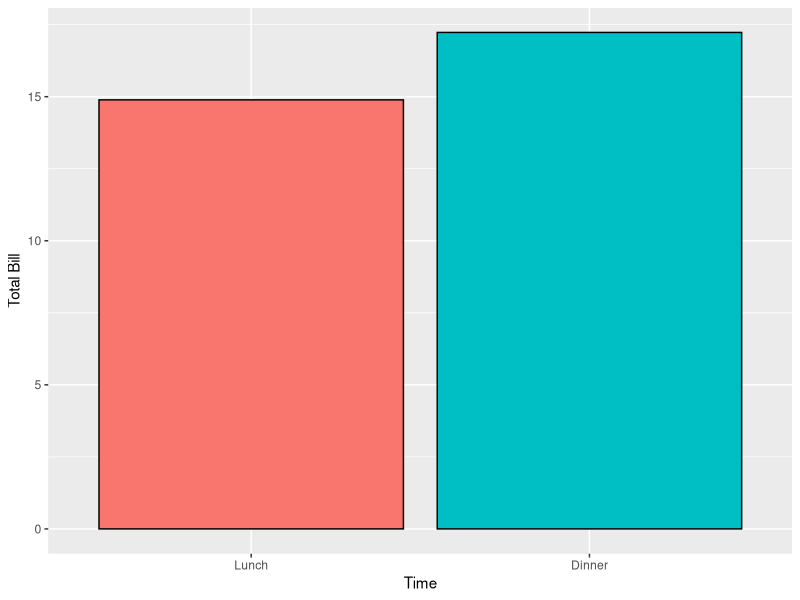

Write the R code that produced this figure.
# This example is based on the "Bar and line graphs" example
# from "Cookbook for R", by Winston Chang. The original is available
# at http://www.cookbook-r.com/Graphs/Bar_and_line_graphs_(ggplot2)/.
# This work is licensed under the
# Creative Commons Attribution-Share Alike 3.0 Unported License
# https://creativecommons.org/licenses/by-sa/3.0/

# Output as image files for easier viewing in browser
options(device="png")

# Load some example data:
#   time total_bill
#  Lunch      14.89
# Dinner      17.23
df <- data.frame(time = factor(c("Lunch","Dinner"), levels=c("Lunch","Dinner")),
                 total_bill = c(14.89, 17.23))

# Load the ggplot2 library
library(ggplot2)

# Plot the example data:
ggplot(data=df, aes(x=time, y=total_bill, fill=time)) +
    geom_bar(colour="black", stat="identity") +
    guides(fill=FALSE) +
    ylab("Total Bill") +
    xlab("Time")
    
# Explanation
# ===========
#
# To plot a very basic bar graph:
#
#     ggplot(data=df, aes(x=time, y=total_bill)) +
#         geom_bar(stat="identity")
#
# The ggplot function sets up new graph, and the geom_bar function adds the bars into it.
# More documentation: http://docs.ggplot2.org/current/geom_bar.html
#
# Colored bars
# ------------
# 
# Use a 'fill' argument to color the bars:
#
#     ggplot(data=df, aes(x=time, y=total_bill, fill=time)) +
#         geom_bar(stat="identity")
#
#
# Outline
# -------
#
# Use a 'color' argument to the geom_bar method to add a colored outline:
#
#     ggplot(data=df, aes(x=time, y=total_bill, fill=time)) +
#         geom_bar(colour="black", stat="identity")
#
# Remove the legend
# -----------------
#
# Remove the legend by setting the 'fill' argument in the 'guides' method to FALSE:
#
#    ggplot(data=df, aes(x=time, y=total_bill, fill=time)) +
#        geom_bar(colour="black", stat="identity") +
#        guides(fill=FALSE)
#
# Label the axes
# --------------
#
# Label the axes with the 'xlab' and 'ylab' methods:
#
#     ggplot(data=df, aes(x=time, y=total_bill, fill=time)) +
#         geom_bar(colour="black", stat="identity") +
#         guides(fill=FALSE) +
#         xlab("Time") +
#         ylab("Total Bill")